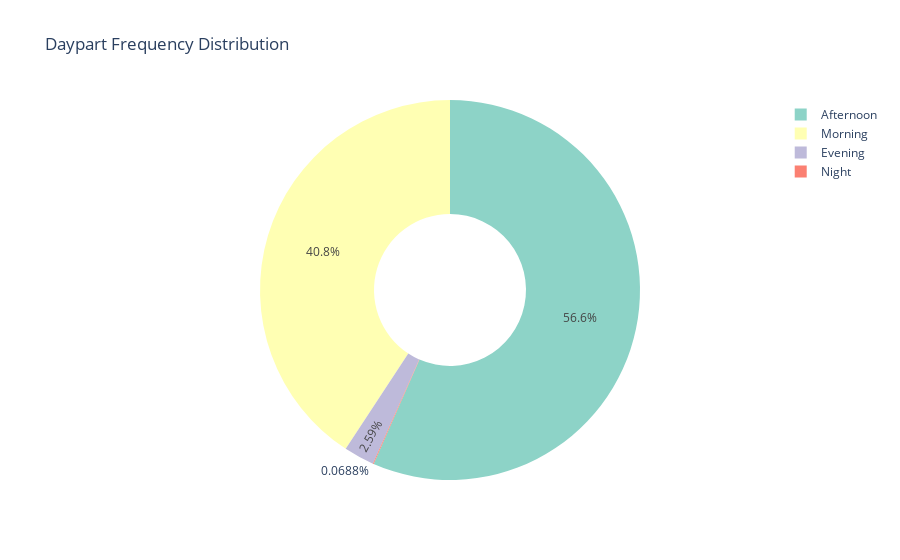

The code cell stored with this chart in its notebook:
### Code cell
fig = px.pie(daypart_frequency, names='Daypart', values='Frequency', title='Daypart Frequency Distribution')

#customizing the plot
fig = px.pie(daypart_frequency, 
             names='Daypart', 
             values='Frequency', 
             title='Daypart Frequency Distribution',
             color_discrete_sequence=px.colors.qualitative.Set3,  # Set color palette
             hole=0.4,  # Adjust the size of the center hole
             labels={'Daypart': 'Daypart Category', 'Frequency': 'Count'},  # Rename axis labels
               # Set plot template (dark mode)
            )

# Show the plot
fig.show()

### Figure 1 — Plotly figure (JSON) as saved in the notebook; plotly's stock layout.template omitted (floating-point values rounded to 4 significant figures)
{"data": [{"domain": {"x": [0, 1], "y": [0, 1]}, "hole": 0.4, "hovertemplate": "Daypart Category=%{label}<br>Count=%{value}<extra></extra>", "labels": ["Afternoon", "Morning", "Evening", "Night"], "legendgroup": "", "name": "", "showlegend": true, "type": "pie", "values": [10687, 7697, 490, 13]}], "layout": {"legend": {"tracegroupgap": 0}, "piecolorway": ["rgb(141,211,199)", "rgb(255,255,179)", "rgb(190,186,218)", "rgb(251,128,114)", "rgb(128,177,211)", "rgb(253,180,98)", "rgb(179,222,105)", "rgb(252,205,229)", "rgb(217,217,217)", "rgb(188,128,189)", "rgb(204,235,197)", "rgb(255,237,111)"], "title": {"text": "Daypart Frequency Distribution"}}}
